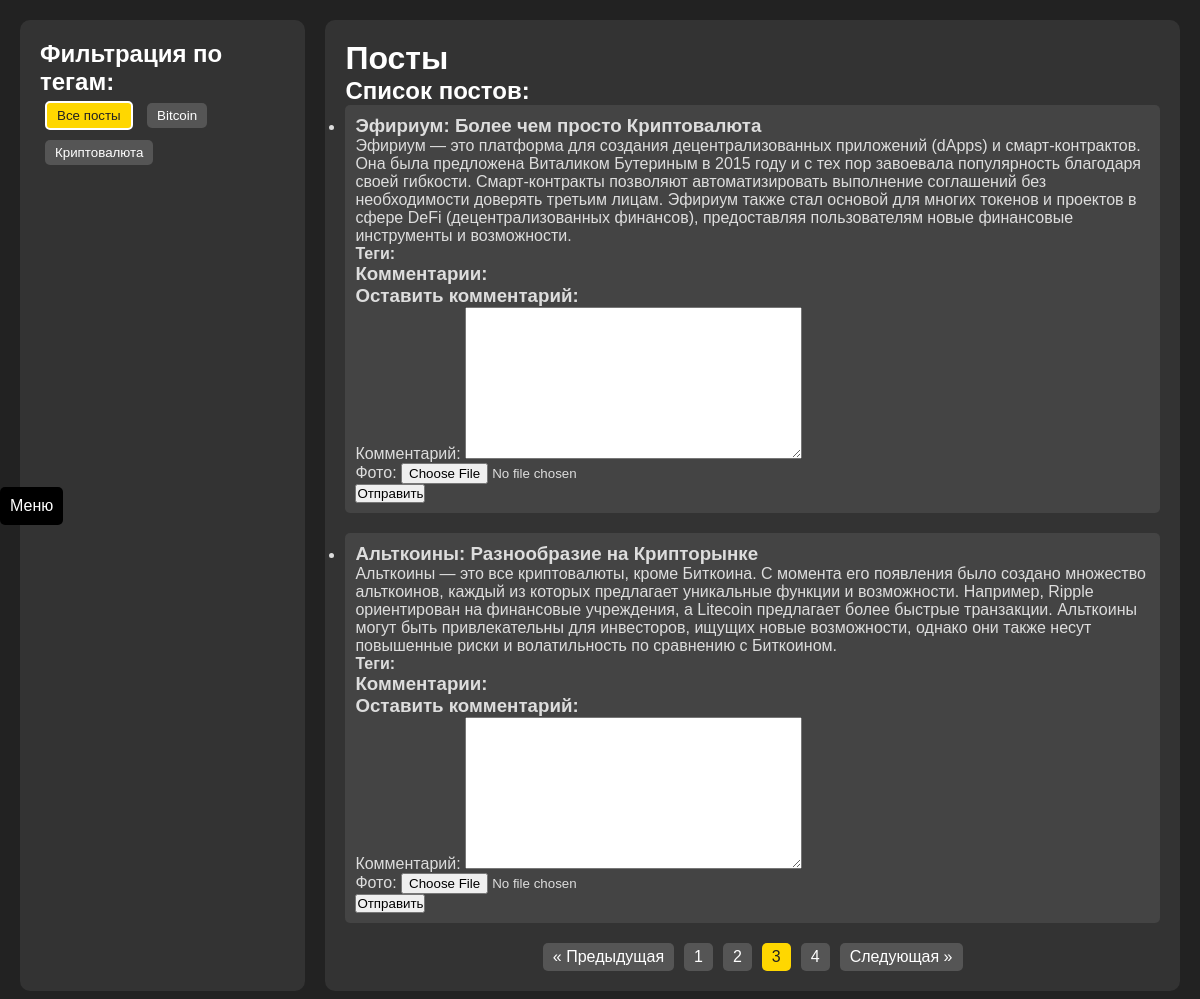
Page /markets/?page=3 (signed in) on the committed database.
### crypto/models.py (models this page shows, shortened)
class Tag(models.Model):
    name = models.CharField(max_length=255, verbose_name="Название тега")
    posts = models.ManyToManyField(Post, related_name='tags', verbose_name="Записи")
    class Meta:
        verbose_name = "Тег"
        verbose_name_plural = "Теги"

class Post(models.Model):
    title = models.CharField(max_length=255, verbose_name="Заголовок")
    content = models.TextField(verbose_name="Содержимое")
    created_at = models.DateTimeField(auto_now_add=True, verbose_name="Дата создания")
    class Meta:
        verbose_name = "Запись"
        verbose_name_plural = "Записи"

### crypto/views.py (the view, shortened to what this page needs)
# urls.py: path('markets/', views.PostListView.as_view(), name='markets'),
class PostListView(LoginRequiredMixin, BaseContextMixin, ListView):
    model = Post
    template_name = 'markets.html'
    context_object_name = 'posts'
    paginate_by = 2
    def get_context_data(self, **kwargs):
        context = super().get_context_data(**kwargs)
        tag_id = self.request.GET.get('tag')
        context['selected_tag'] = int(tag_id) if tag_id else None
        posts = Post.objects.filter(tags__id=tag_id) if tag_id else Post.objects.all()
        paginator = Paginator(posts, self.paginate_by)
        page_number = self.request.GET.get('page')
        context['page'] = paginator.get_page(page_number)  # Добавляем объект страницы в контекст
        context['form'] = CommentForm()  # Добавляем новую форму для комментариев
        context['total_posts'] = posts.count()
        return context

### crypto/forms.py (shortened to what this page needs)
class CommentForm(forms.ModelForm):
    class Meta:
        model = Comment
        fields = ['content', 'image']

### crypto/utils.py (called while the page is built)
    def get_context_data(self, **kwargs):
        context = super().get_context_data(**kwargs)
        context['home_url'] = reverse('home')  # URL для главной страницы
        context['markets_url'] = reverse('markets')  # URL для страницы рынков
        context['trade_url'] = reverse('trade')  # URL для списка постов4e
        if self.request.user.is_authenticated:
            context['profile_url'] = reverse('users:profile', kwargs={'pk': self.request.user.pk})
        else:
            context['profile_url'] = '#'
        return context

### crypto/views.py (called while the page is built)
    def get_context_data(self, **kwargs):
        context = super().get_context_data(**kwargs)
        context['tags'] = Tag.objects.all()
        context['comments'] = Comment.objects.all()
        return context

### crypto/templates/markets.html (shortened to what this page needs)
<head>
</head>
<body>
    <div class="menu-toggle">Меню</div>
    <div class="container">
        <div class="sidebar">
            <h2>Фильтрация по тегам:</h2>
            <form id="tagFilterForm" action="" method="GET">
                <div class="tag-buttons">
                    <button type="submit" class="tag-button {% if not selected_tag %}active{% endif %}" name="tag" value="">Все посты</button>
                    {% for tag in tags %}
                        <button type="submit" class="tag-button {% if tag.id == selected_tag %}active{% endif %}" name="tag" value="{{ tag.id }}">
                            {{ tag.name }}
                        </button>
                    {% endfor %}
                </div>
            </form>
        </div>
        <div class="content">
            <h1>Посты</h1>
            <h2>Список постов:</h2>
            {% if posts %}
                <ul>
                    {% for post in posts %}
                        <li class="post">
                            <h3>{{ post.title }}</h3>
                            <p>{{ post.content }}</p>
                            <p><strong>Теги:</strong>
                            </p>
                            <h3>Комментарии:</h3>
                            <h3>Оставить комментарий:</h3>
                            <form method="post" enctype="multipart/form-data">
                                {{ form.as_p }}
                                <button type="submit">Отправить</button>
                            </form>
                        </li>
                    {% endfor %}
                </ul>
                {% if total_posts > 2 %}
                    <div class="pagination">
                        {% if page.has_previous %}
                            <a href="?page={{ page.previous_page_number }}{% if selected_tag %}&tag={{ selected_tag }}{% endif %}">« Предыдущая</a>
                        {% else %}
                            <span class="disabled">« Предыдущая</span>
                        {% endif %}
                        {% for num in page.paginator.page_range %}
                            {% if num == page.number %}
                                <span class="current">{{ num }}</span>
                            {% else %}
                                <a href="?page={{ num }}{% if selected_tag %}&tag={{ selected_tag }}{% endif %}">{{ num }}</a>
                            {% endif %}
                        {% endfor %}
                        {% if page.has_next %}
                            <a href="?page={{ page.next_page_number }}{% if selected_tag %}&tag={{ selected_tag }}{% endif %}">Следующая »</a>
                        {% else %}
                            <span class="disabled">Следующая »</span>
                        {% endif %}
                    </div>
                {% endif %}
            {% else %}
                <p>Нет доступных постов.</p>
            {% endif %}
        </div>
    </div>
</body>

### crypto/templates/markets.html (style rules this page uses)
* { margin: 0; padding: 0; box-sizing: border-box; }
html, body { height: 100%; background: #222; color: #ddd; font-family: Arial, sans-serif; }
.container { display: flex; padding: 20px; }
.sidebar { width: 25%; padding: 20px; background: #333; border-radius: 10px; margin-right: 20px; }
.content { width: 75%; padding: 20px; background: #333; border-radius: 10px; }
h1, h2 { color: #fff; }
p, li { color: #ddd; }
.tag-button { display: inline-block; background-color: #555; color: #fff; border: none; padding: 5px 10px; margin: 5px; border-radius: 5px; cursor: pointer; }
.tag-button.active { background-color: #FFD700; border: 2px solid #fff; color: #222; }
.post { padding: 10px; background-color: #444; border-radius: 5px; margin-bottom: 20px; }
.menu-toggle { position: fixed; left: 0; top: 50%; transform: translateY(-50%); background: #000; color: #fff; padding: 10px; cursor: pointer; z-index: 1000; border-radius: 5px; text-align: center; transition: opacity 0.3s; }
.pagination { display: flex; justify-content: center; margin-top: 20px; }
.pagination a, .pagination span { padding: 5px 10px; margin: 0 5px; background: #555; color: #fff; border-radius: 5px; text-decoration: none; }
.pagination .current { background: #FFD700; color: #222; pointer-events: none; }

### rows in the picture
Tag: {{ tag.id }} 1 (drawn), name "Bitcoin"
Tag: {{ tag.id }} 2 (drawn), name "Криптовалюта"
Post: title "Эфириум: Более чем просто Криптовалюта", content "Эфириум — это платформа для создания децентрализованных приложений (dApps) и смарт-контрактов. Она была предложена Виталиком Бутериным в 2015 году и с тех пор завоевала популярность благодаря своей гибкости. Смарт-контракты позволяют автоматизировать выполнение соглашений без необходимости доверять третьим лицам. Эфириум также стал основой для многих токенов и проектов в сфере DeFi (децентрализованных финансов), предоставляя пользователям новые финансовые инструменты и возможности."
Post: title "Альткоины: Разнообразие на Крипторынке", content "Альткоины — это все криптовалюты, кроме Биткоина. С момента его появления было создано множество альткоинов, каждый из которых предлагает уникальные функции и возможности. Например, Ripple ориентирован на финансовые учреждения, а Litecoin предлагает более быстрые транзакции. Альткоины могут быть привлекательны для инвесторов, ищущих новые возможности, однако они также несут повышенные риски и волатильность по сравнению с Биткоином."

### other values in the picture
{{ num }} "1" "2" "4"
{{ num }} "3"
